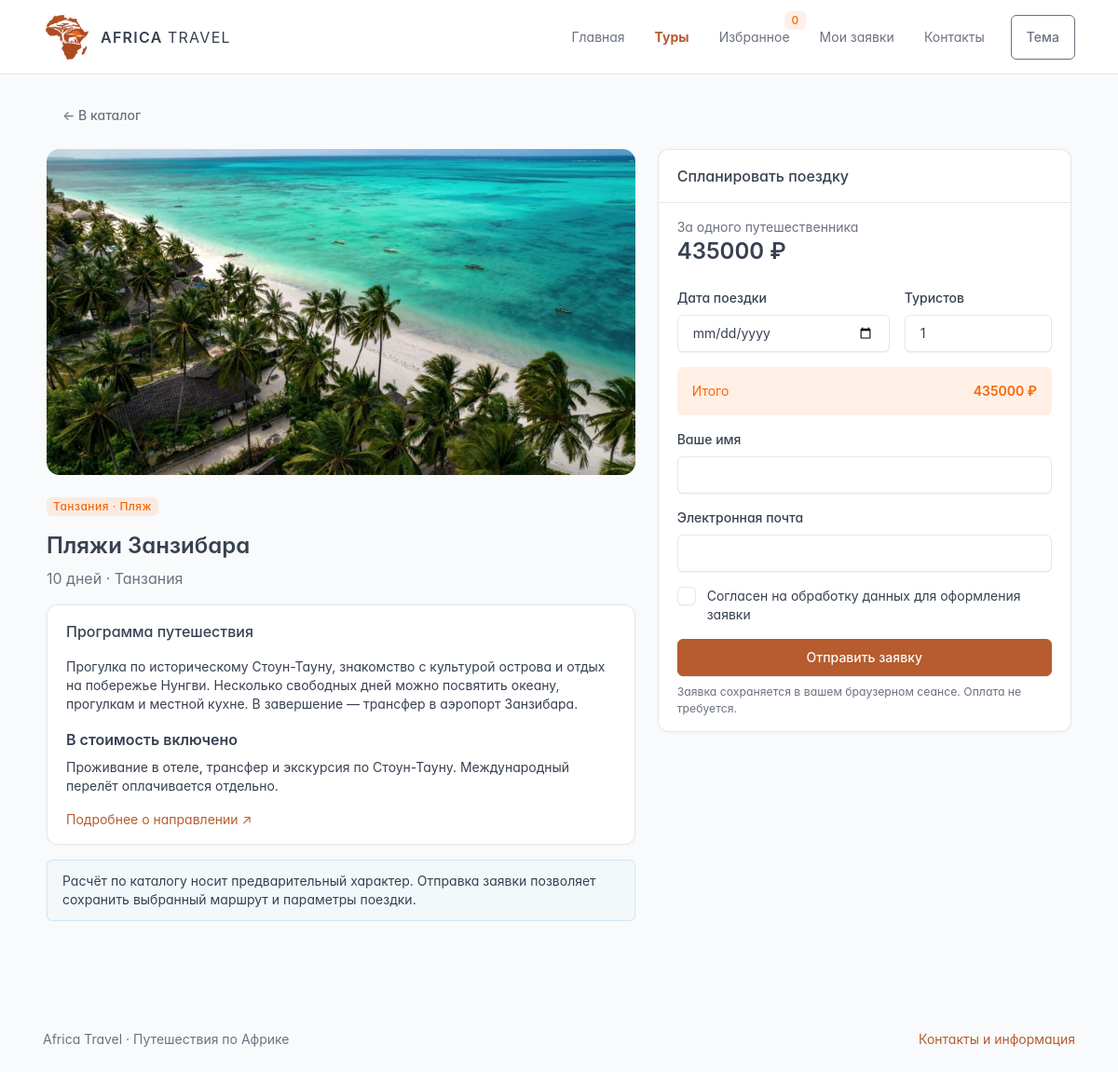
Page /tours/2/ on the committed database.
### travel/models.py (models this page shows, shortened)
class Tour(models.Model):
    country=models.ForeignKey(Country,on_delete=models.PROTECT,related_name='tours')
    title=models.CharField('Название',max_length=160)
    category=models.CharField('Тип',max_length=20,choices=[('safari','Сафари'),('beach','Пляж'),('culture','Культура')])
    description=models.TextField('Программа')
    duration=models.PositiveSmallIntegerField('Дней',validators=[MinValueValidator(1)])
    price=models.PositiveIntegerField('Цена за человека',validators=[MinValueValidator(1)])
    image=models.CharField('Изображение в static',max_length=200)
    included=models.TextField('Включено в стоимость')
    source_url=models.URLField('Источник о направлении')
    class Meta:
        verbose_name='Тур'; verbose_name_plural='Туры'
        constraints=[models.CheckConstraint(condition=Q(price__gt=0),name='tour_positive_price'),models.CheckConstraint(condition=Q(duration__gt=0),name='tour_positive_duration')]

class Country(models.Model):
    name=models.CharField('Название', max_length=80, unique=True)
    slug=models.SlugField(unique=True)
    description=models.TextField('Описание')
    class Meta: verbose_name='Страна'; verbose_name_plural='Страны'

### travel/views.py (the view)
# urls.py: path('tours/<int:pk>/',views.detail,name='detail'),path('favorites/',views.favorites,name='favorites'),
@ensure_csrf_cookie
def detail(request,pk):
    return render(request,'travel/detail.html',{'tour':get_object_or_404(Tour.objects.select_related('country'),pk=pk),'favorite_ids':favorite_ids(request)})

### travel/context.py (called while the page is built)
def navigation(request):
    from .models import Favorite
    return {'favorite_count': Favorite.objects.filter(owner=request.session.session_key).count() if request.session.session_key else 0}

### travel/views.py (called while the page is built)
def owner(request):
    if not request.session.session_key: request.session.create()
    return request.session.session_key

def favorite_ids(request):
    return set(Favorite.objects.filter(owner=owner(request)).values_list('tour_id',flat=True))

### templates/travel/detail.html (shortened to what this page needs)
{% extends 'base.html' %}
{% load static %}
{% block content %}
    <a
        class="btn btn-ghost-secondary mb-3"
        href="{% url 'catalog' %}"
    >← В каталог</a>
    <div class="row g-4">
        <section class="col-12 col-lg-7">
            <img
                class="detail-image mb-4"
                src="{% static tour.image %}"
                alt="{{ tour.country.name }}"
            >
            <span class="badge bg-orange-lt mb-3">{{ tour.country.name }} · {{ tour.get_category_display }}</span>
            <h1>{{ tour.title }}</h1>
            <p class="text-secondary fs-3">{{ tour.duration }} дней · {{ tour.country.name }}</p>
            <div class="card mb-3">
                <div class="card-body">
                    <h2 class="card-title">Программа путешествия</h2>
                    <p>{{ tour.description }}</p>
                    <h3>В стоимость включено</h3>
                    <p>{{ tour.included }}</p>
                    <a
                        href="{{ tour.source_url }}"
                        target="_blank"
                        rel="noopener"
                    >Подробнее о направлении ↗</a>
                </div>
            </div>
            <div class="alert alert-info">Расчёт по каталогу носит предварительный характер. Отправка заявки позволяет сохранить выбранный маршрут и параметры поездки.</div>
        </section>
        <aside class="col-12 col-lg-5">
            <div class="card booking-panel">
                <div class="card-header">
                    <h2 class="card-title">Спланировать поездку</h2>
                </div>
                <div class="card-body">
                    <div class="text-secondary">За одного путешественника</div>
                    <div class="h1 mb-4">{{ tour.price }} ₽</div>
                    {% include 'travel/partials/booking_form.html' %}
                </div>
            </div>
        </aside>
    </div>
{% endblock %}

### templates/travel/partials/booking_form.html (shortened to what this page needs)
<form id="booking-form">
    <div class="row g-3 mb-3">
        <div class="col-7">
            <label class="form-label" for="departure">Дата поездки</label>
            <input
                class="form-control"
                type="date"
                id="departure"
                name="departure"
                required
            >
        </div>
        <div class="col-5">
            <label class="form-label" for="travelers">Туристов</label>
            <input
                class="form-control"
                type="number"
                id="travelers"
                name="travelers"
                min="1"
                max="10"
                value="1"
                required
            >
        </div>
    </div>
    <div class="d-flex justify-content-between p-3 bg-orange-lt rounded mb-3">
        <span>Итого</span>
        <strong id="quote-total" aria-live="polite">{{ tour.price }} ₽</strong>
    </div>
    <label class="form-label" for="name">Ваше имя</label>
    <input
        class="form-control mb-3"
        id="name"
        name="name"
        minlength="2"
        maxlength="80"
        autocomplete="name"
        required
    >
    <label class="form-label" for="email">Электронная почта</label>
    <input
        class="form-control mb-3"
        id="email"
        type="email"
        name="email"
        maxlength="254"
        autocomplete="email"
        required
    >
    <label class="form-check mb-3"><input
        class="form-check-input"
        type="checkbox"
        name="consent"
        required
    ><span class="form-check-label">Согласен на обработку данных для оформления заявки</span></label>
    <button
        class="btn btn-primary w-100"
        type="submit"
    >Отправить заявку</button>
    <p class="text-secondary small mt-2 mb-0">Заявка сохраняется в вашем браузерном сеансе. Оплата не требуется.</p>
</form>

### static/css/app.css (style rules this page uses)
:root { --tblr-primary:#b65c2e;--tblr-primary-rgb:182,92,46;--tblr-font-sans-serif:Inter,system-ui,-apple-system,"Segoe UI",sans-serif }
body { background:var(--tblr-bg-surface-secondary,#f5f4f0) }
.btn-primary { --tblr-btn-bg:#b65c2e;--tblr-btn-border-color:#b65c2e;--tblr-btn-hover-bg:#934720;--tblr-btn-hover-border-color:#934720 }
.detail-image { width:100%;height:350px;object-fit:cover;border-radius:14px }
.booking-panel { position:sticky;top:22px }
input,select { max-width:100% }
.card { border-radius:12px }

### rows in the picture
Tour: image (picture), country.name "Танзания", category "Пляж", title "Пляжи Занзибара", duration "10", description "Прогулка по историческому Стоун-Тауну, знакомство с культурой острова и отдых на побережье Нунгви. Несколько свободных дней можно посвятить океану, прогулкам и местной кухне. В завершение — трансфер в аэропорт Занзибара.", included "Проживание в отеле, трансфер и экскурсия по Стоун-Тауну. Международный перелёт оплачивается отдельно.", price "435000"

### other values in the picture
{{ favorite_count }} "0"
